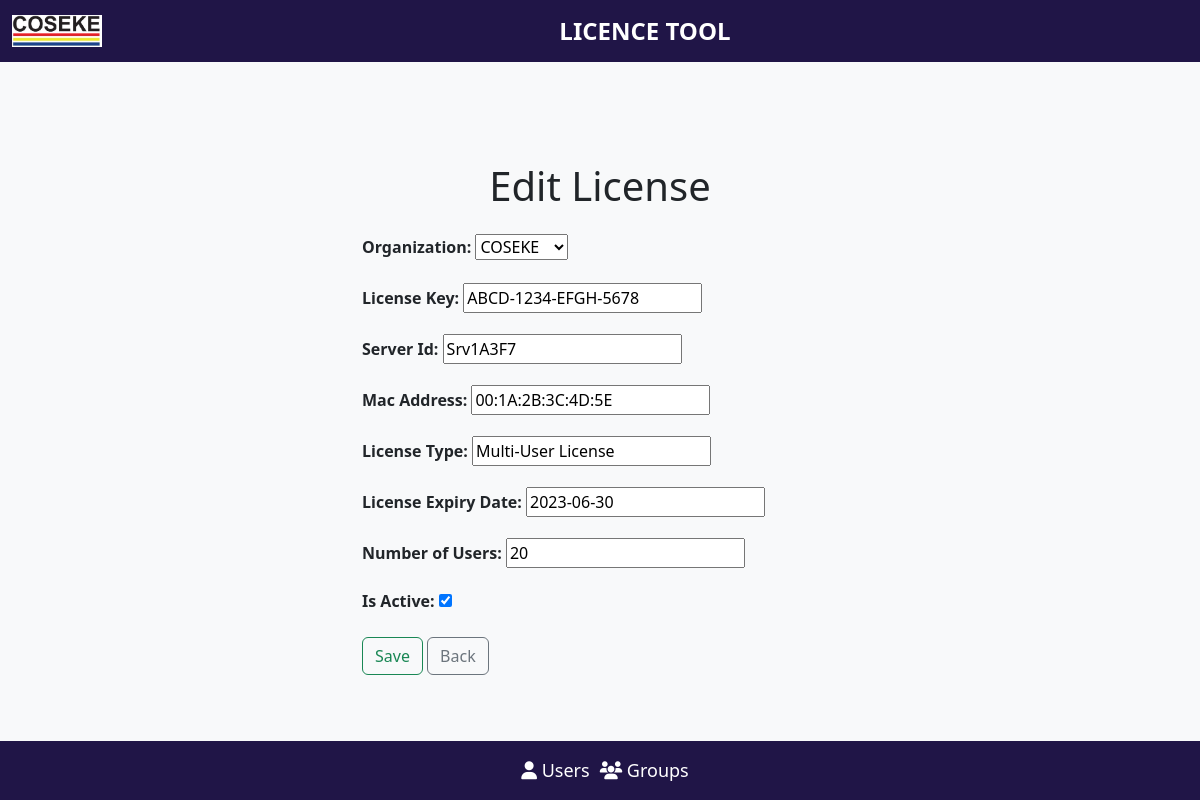
The page /license-body/edit-license/1 on the database as committed earlier.
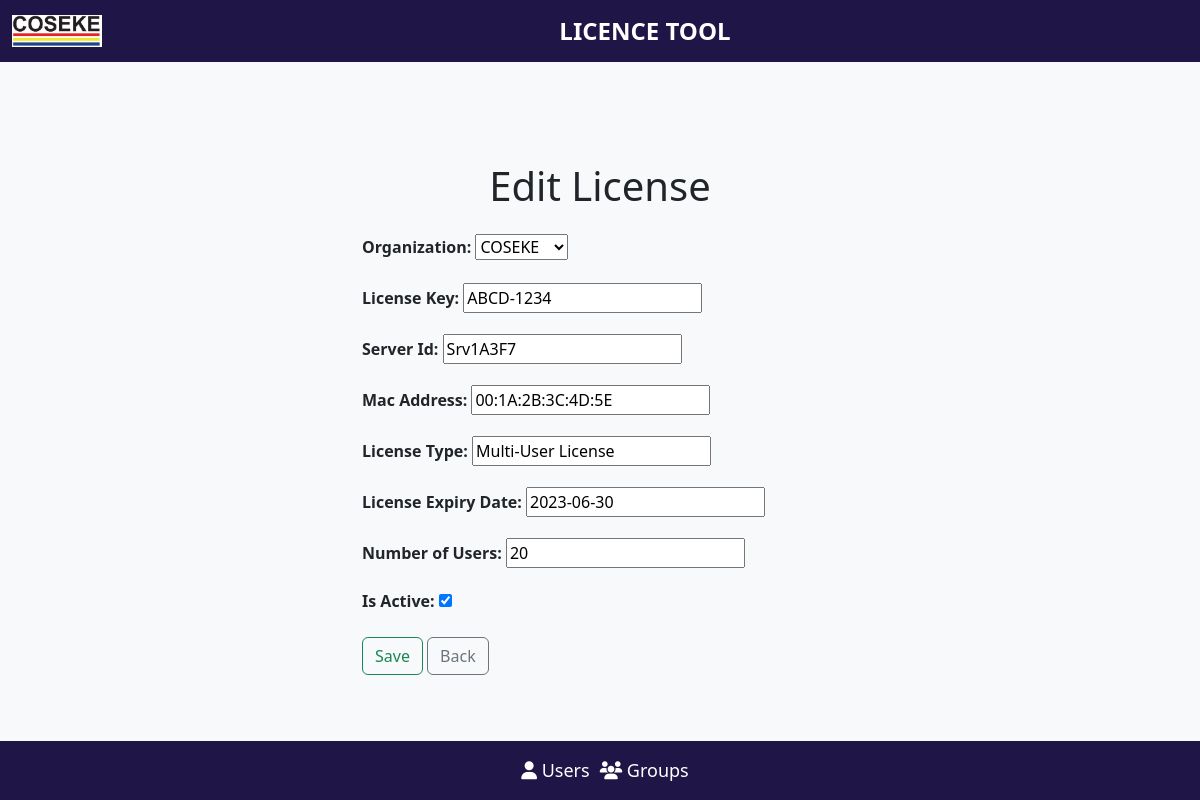
The same page on the database as committed later.
### base/models.py (models this page shows)
class License(models.Model):
    id = models.AutoField(primary_key=True)
    organization = models.ForeignKey(Organization, on_delete=models.CASCADE)
    license_key = models.CharField(max_length=100)
    server_id = models.CharField(max_length=150)
    mac_address = models.CharField(max_length=200)
    license_type = models.CharField(max_length=150)
    license_expiry_date = models.DateField(default=True)
    number_of_users = models.IntegerField(default=0)
    is_active = models.BooleanField(default=False)

### base/views.py (the view)
# urls.py: path("license-body/edit-license/<int:license_id>", views.edit_license, name='edit_license'),
def edit_license(request, license_id):
    license = get_object_or_404(License, id=license_id)
    if request.method =='POST':
        form = LicenseForm(request.POST, instance=license)
        if form.is_valid():
            form.save()
            return redirect('license_body')
    else:
        form = LicenseForm(instance=license)
    return render(request, 'base/edit_license.html', {'form': form, 'license': license})

### base/forms.py
class LicenseForm(forms.ModelForm):
    class Meta:
        model = License
        fields = '__all__'
        widgets = {
            'description': forms.Textarea(attrs={'class': 'custom-form-control'}),
        }

### base/models.py (called while the page is built)
    def __str__(self):
        return self.organization_name

### base/templates/base/edit_license.html (shortened to what this page needs)
{% load static %}
<!DOCTYPE html>
<html>
<head>
    <link rel="stylesheet" href="https://cdn.jsdelivr.net/npm/bootstrap@5.3.0/dist/css/bootstrap.min.css">
    <link rel="stylesheet" href="{% static '/css/main.css' %}" type="text/css">
    <link rel="stylesheet" href="https://cdnjs.cloudflare.com/ajax/libs/font-awesome/6.4.0/css/all.min.css" />
</head>
<body>
    <nav class="navbar navbar-color">
        <div class="container-fluid d-flex align-items-center">
            <img class="logo-image" src="{% static '/images/logo.jpg' %}" alt="logo">
            <a class="navbar-brand d-flex mx-auto" href="#">
                LICENCE TOOL
            </a>
        </div>
    </nav>
    <div class="container">
        <h1 class="text-center mb-4">Edit License</h1>
        <form action="" method="post">
            <div class="mb-3">
                <label for="id_organization" class="form-label">Organization:</label>
                {{ form.organization }}
            </div>
            <div class="mb-3">
                <label for="id_license_key" class="form-label">License Key:</label>
                {{ form.license_key }}
            </div>
            <div class="mb-3">
                <label for="id_server_id" class="form-label">Server Id:</label>
                {{ form.server_id }}
            </div>
            <div class="mb-3">
                <label for="id_mac_address" class="form-label">Mac Address:</label>
                {{ form.mac_address }}
            </div>
            <div class="mb-3">
                <label for="id_license_type" class="form-label">License Type:</label>
                {{ form.license_type }}
            </div>
            <div class="mb-3">
                <label for="id_license_expiry_date" class="form-label">License Expiry Date:</label>
                {{ form.license_expiry_date }}
            </div>
            <div class="mb-3">
                <label for="id_number_of_users" class="form-label">Number of Users:</label>
                {{ form.number_of_users }}
            </div>
            <div class="mb-3">
                <label for="id_is_active" class="form-label">Is Active:</label>
                {{ form.is_active }}
            </div>
            <button type="submit" class="btn btn-outline-success">Save</button>
            <a href="{% url 'license_body' %}" class="btn btn-outline-secondary">Back</a>
        </form>
    </div>
    <footer class="home-footer text-white p-3 fixed-bottom">
        <div class="d-flex justify-content-center align-items-center">
            <span>
                <i class="fas fa-user"></i> Users
            </span>
            <span>
                <i class="fas fa-users"></i> Groups
            </span>
        </div>
    </footer>
</body>
</html>

Rows that differ between the two databases and show on the page:
changed License "COSEKE": license_key "ABCD-1234-EFGH-5678" → "ABCD-1234"
